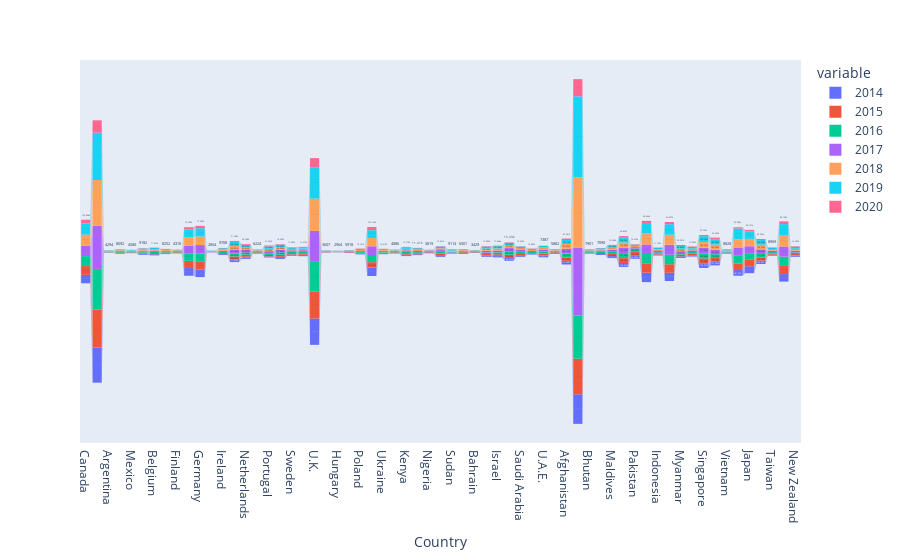

Here is the notebook cell this chart was saved with:
### Code cell
px.funnel(df, df.index,['2014','2015','2016','2017','2018','2019','2020'])

### Figure 1 — Plotly figure (JSON) as saved in the notebook; plotly's stock layout.template omitted (floating-point values rounded to 4 significant figures)
{"data": [{"hovertemplate": "variable=2014<br>Country=%{x}<br>value=%{y}<extra></extra>", "legendgroup": "2014", "marker": {"color": "#636efa"}, "name": "2014", "orientation": "v", "showlegend": true, "type": "funnel", "x": ["Canada", "U.S.A", "Argentina", "Brazil", "Mexico", "Austria", "Belgium", "Denmark", "Finland", "France", "Germany", "Greece", "Ireland", "Italy", "Netherlands", "Norway", "Portugal", "Spain", "Sweden", "Switzerland", "U.K.", "Czech Rep.", "Hungary", "Kazakhstan", "Poland", "Russian Fed", "Ukraine", "Egypt", "Kenya", "Mauritius", "Nigeria", "South Africa", "Sudan", "Tanzania", "Bahrain", "Iraq", "Israel", "Oman", "Saudi Arabia", "Turkey", "U.A.E.", "Yemen Arab Rep.", "Afghanistan", "Bangladesh", "Bhutan", "Iran", "Maldives", "Nepal", "Pakistan", "Sri Lanka", "Indonesia", "Malaysia", "Myanmar", "Philippines", "Singapore", "Thailand", "Vietnam", "China", "Japan", "Rep. of Korea", "Taiwan", "Australia", "New Zealand"], "xaxis": "x", "y": [268485, 1118983, 9731, 19563, 13978, 34360, 37441, 26775, 18765, 246101, 239106, 8300, 28978, 91589, 67747, 19690, 36156, 66463, 44948, 45773, 838860, 9878, 6867, 16736, 25205, 269832, 29281, 16715, 46158, 27945, 28314, 56246, 11896, 26284, 13136, 48321, 49321, 88512, 55487, 24294, 59332, 34207, 115569, 942562, 16001, 31222, 65052, 126416, 96434, 301601, 32215, 262026, 54631, 43240, 150731, 121362, 15132, 181020, 219516, 106870, 35857, 239762, 42864], "yaxis": "y"}, {"hovertemplate": "variable=2015<br>Country=%{x}<br>value=%{y}<extra></extra>", "legendgroup": "2015", "marker": {"color": "#EF553B"}, "name": "2015", "orientation": "v", "showlegend": true, "type": "funnel", "x": ["Canada", "U.S.A", "Argentina", "Brazil", "Mexico", "Austria", "Belgium", "Denmark", "Finland", "France", "Germany", "Greece", "Ireland", "Italy", "Netherlands", "Norway", "Portugal", "Spain", "Sweden", "Switzerland", "U.K.", "Czech Rep.", "Hungary", "Kazakhstan", "Poland", "Russian Fed", "Ukraine", "Egypt", "Kenya", "Mauritius", "Nigeria", "South Africa", "Sudan", "Tanzania", "Bahrain", "Iraq", "Israel", "Oman", "Saudi Arabia", "Turkey", "U.A.E.", "Yemen Arab Rep.", "Afghanistan", "Bangladesh", "Bhutan", "Iran", "Maldives", "Nepal", "Pakistan", "Sri Lanka", "Indonesia", "Malaysia", "Myanmar", "Philippines", "Singapore", "Thailand", "Vietnam", "China", "Japan", "Rep. of Korea", "Taiwan", "Australia", "New Zealand"], "xaxis": "x", "y": [281306, 1213624, 9351, 20610, 14049, 33670, 36684, 24073, 18129, 230854, 248314, 8087, 32973, 88091, 66181, 19757, 44616, 65694, 42626, 46151, 867601, 11441, 7036, 14506, 26499, 172419, 23098, 19168, 46139, 32533, 24292, 51922, 13704, 25488, 14013, 42660, 50134, 103740, 63835, 25670, 55818, 20901, 114406, 1133879, 19084, 30774, 68907, 154720, 124924, 299513, 34933, 272941, 55341, 47912, 152238, 115860, 15341, 206322, 207415, 102993, 36349, 263201, 45171], "yaxis": "y"}, {"hovertemplate": "variable=2016<br>Country=%{x}<br>value=%{y}<extra></extra>", "legendgroup": "2016", "marker": {"color": "#00cc96"}, "name": "2016", "orientation": "v", "showlegend": true, "type": "funnel", "x": ["Canada", "U.S.A", "Argentina", "Brazil", "Mexico", "Austria", "Belgium", "Denmark", "Finland", "France", "Germany", "Greece", "Ireland", "Italy", "Netherlands", "Norway", "Portugal", "Spain", "Sweden", "Switzerland", "U.K.", "Czech Rep.", "Hungary", "Kazakhstan", "Poland", "Russian Fed", "Ukraine", "Egypt", "Kenya", "Mauritius", "Nigeria", "South Africa", "Sudan", "Tanzania", "Bahrain", "Iraq", "Israel", "Oman", "Saudi Arabia", "Turkey", "U.A.E.", "Yemen Arab Rep.", "Afghanistan", "Bangladesh", "Bhutan", "Iran", "Maldives", "Nepal", "Pakistan", "Sri Lanka", "Indonesia", "Malaysia", "Myanmar", "Philippines", "Singapore", "Thailand", "Vietnam", "China", "Japan", "Rep. of Korea", "Taiwan", "Australia", "New Zealand"], "xaxis": "x", "y": [317239, 1296939, 12308, 21289, 15689, 33089, 37960, 24717, 18371, 238707, 265928, 9048, 36440, 95417, 71840, 20148, 54439, 76342, 43689, 48123, 941883, 12932, 7961, 12979, 25706, 227749, 26753, 20864, 44783, 34280, 17964, 52636, 17093, 23026, 17382, 48227, 59231, 105705, 61605, 29545, 67165, 19383, 123330, 1380409, 20940, 39184, 67457, 161097, 104720, 297418, 35084, 301961, 51376, 52692, 163688, 119663, 16728, 251313, 208847, 111076, 42327, 293625, 50917], "yaxis": "y"}, {"hovertemplate": "variable=2017<br>Country=%{x}<br>value=%{y}<extra></extra>", "legendgroup": "2017", "marker": {"color": "#ab63fa"}, "name": "2017", "orientation": "v", "showlegend": true, "type": "funnel", "x": ["Canada", "U.S.A", "Argentina", "Brazil", "Mexico", "Austria", "Belgium", "Denmark", "Finland", "France", "Germany", "Greece", "Ireland", "Italy", "Netherlands", "Norway", "Portugal", "Spain", "Sweden", "Switzerland", "U.K.", "Czech Rep.", "Hungary", "Kazakhstan", "Poland", "Russian Fed", "Ukraine", "Egypt", "Kenya", "Mauritius", "Nigeria", "South Africa", "Sudan", "Tanzania", "Bahrain", "Iraq", "Israel", "Oman", "Saudi Arabia", "Turkey", "U.A.E.", "Yemen Arab Rep.", "Afghanistan", "Bangladesh", "Bhutan", "Iran", "Maldives", "Nepal", "Pakistan", "Sri Lanka", "Indonesia", "Malaysia", "Myanmar", "Philippines", "Singapore", "Thailand", "Vietnam", "China", "Japan", "Rep. of Korea", "Taiwan", "Australia", "New Zealand"], "xaxis": "x", "y": [335439, 1376919, 14875, 24453, 18114, 31832, 41902, 26761, 20384, 249620, 269380, 10286, 37993, 111915, 76652, 20882, 66378, 81442, 45851, 49607, 986296, 11852, 9241, 15421, 28674, 278904, 25988, 20528, 46011, 37706, 12651, 57060, 22762, 22261, 16764, 56230, 58131, 107217, 52976, 33251, 67238, 21695, 149176, 2156557, 25267, 42641, 66150, 164018, 44266, 303590, 43973, 322126, 56952, 53963, 175852, 140087, 23771, 247235, 222527, 142383, 47043, 324243, 56597], "yaxis": "y"}, {"hovertemplate": "variable=2018<br>Country=%{x}<br>value=%{y}<extra></extra>", "legendgroup": "2018", "marker": {"color": "#FFA15A"}, "name": "2018", "orientation": "v", "showlegend": true, "type": "funnel", "x": ["Canada", "U.S.A", "Argentina", "Brazil", "Mexico", "Austria", "Belgium", "Denmark", "Finland", "France", "Germany", "Greece", "Ireland", "Italy", "Netherlands", "Norway", "Portugal", "Spain", "Sweden", "Switzerland", "U.K.", "Czech Rep.", "Hungary", "Kazakhstan", "Poland", "Russian Fed", "Ukraine", "Egypt", "Kenya", "Mauritius", "Nigeria", "South Africa", "Sudan", "Tanzania", "Bahrain", "Iraq", "Israel", "Oman", "Saudi Arabia", "Turkey", "U.A.E.", "Yemen Arab Rep.", "Afghanistan", "Bangladesh", "Bhutan", "Iran", "Maldives", "Nepal", "Pakistan", "Sri Lanka", "Indonesia", "Malaysia", "Myanmar", "Philippines", "Singapore", "Thailand", "Vietnam", "China", "Japan", "Rep. of Korea", "Taiwan", "Australia", "New Zealand"], "xaxis": "x", "y": [351040, 1456678, 16345, 26579, 19909, 33200, 44086, 28195, 21239, 261653, 274087, 10656, 39276, 126931, 81615, 22631, 74492, 84356, 46743, 49322, 1029757, 13413, 9201, 13314, 31555, 262309, 26260, 20486, 48845, 42096, 12067, 58613, 34712, 23443, 13915, 68462, 67366, 95160, 47546, 33825, 59971, 21674, 153905, 2256675, 26470, 35596, 62337, 174096, 41659, 353684, 46867, 319172, 75773, 53473, 183581, 166293, 31427, 281768, 236236, 150536, 49457, 346486, 60664], "yaxis": "y"}, {"hovertemplate": "variable=2019<br>Country=%{x}<br>value=%{y}<extra></extra>", "legendgroup": "2019", "marker": {"color": "#19d3f3"}, "name": "2019", "orientation": "v", "showlegend": true, "type": "funnel", "x": ["Canada", "U.S.A", "Argentina", "Brazil", "Mexico", "Austria", "Belgium", "Denmark", "Finland", "France", "Germany", "Greece", "Ireland", "Italy", "Netherlands", "Norway", "Portugal", "Spain", "Sweden", "Switzerland", "U.K.", "Czech Rep.", "Hungary", "Kazakhstan", "Poland", "Russian Fed", "Ukraine", "Egypt", "Kenya", "Mauritius", "Nigeria", "South Africa", "Sudan", "Tanzania", "Bahrain", "Iraq", "Israel", "Oman", "Saudi Arabia", "Turkey", "U.A.E.", "Yemen Arab Rep.", "Afghanistan", "Bangladesh", "Bhutan", "Iran", "Maldives", "Nepal", "Pakistan", "Sri Lanka", "Indonesia", "Malaysia", "Myanmar", "Philippines", "Singapore", "Thailand", "Vietnam", "China", "Japan", "Rep. of Korea", "Taiwan", "Australia", "New Zealand"], "xaxis": "x", "y": [351859, 1512032, 12844, 25422, 20766, 32332, 39263, 26492, 18945, 247238, 264973, 10317, 41183, 128572, 80313, 21898, 74743, 83322, 42318, 46826, 1000292, 13290, 9788, 15709, 33687, 251319, 29468, 21538, 48639, 46814, 14033, 57274, 34003, 23774, 15128, 61907, 73137, 74564, 48526, 35113, 55413, 26065, 124120, 2577727, 28178, 33288, 78587, 164040, 39018, 330861, 50177, 334579, 86842, 56393, 190089, 169956, 33636, 339442, 238903, 149445, 48195, 367241, 65551], "yaxis": "y"}, {"hovertemplate": "variable=2020<br>Country=%{x}<br>value=%{y}<extra></extra>", "legendgroup": "2020", "marker": {"color": "#FF6692"}, "name": "2020", "orientation": "v", "showlegend": true, "type": "funnel", "x": ["Canada", "U.S.A", "Argentina", "Brazil", "Mexico", "Austria", "Belgium", "Denmark", "Finland", "France", "Germany", "Greece", "Ireland", "Italy", "Netherlands", "Norway", "Portugal", "Spain", "Sweden", "Switzerland", "U.K.", "Czech Rep.", "Hungary", "Kazakhstan", "Poland", "Russian Fed", "Ukraine", "Egypt", "Kenya", "Mauritius", "Nigeria", "South Africa", "Sudan", "Tanzania", "Bahrain", "Iraq", "Israel", "Oman", "Saudi Arabia", "Turkey", "U.A.E.", "Yemen Arab Rep.", "Afghanistan", "Bangladesh", "Bhutan", "Iran", "Maldives", "Nepal", "Pakistan", "Sri Lanka", "Indonesia", "Malaysia", "Myanmar", "Philippines", "Singapore", "Thailand", "Vietnam", "China", "Japan", "Rep. of Korea", "Taiwan", "Australia", "New Zealand"], "xaxis": "x", "y": [122868, 394092, 4294, 8092, 4580, 9182, 11022, 8252, 4310, 74243, 72558, 2854, 9708, 31186, 26258, 6224, 31005, 16335, 11992, 12675, 291874, 3607, 2964, 5918, 12161, 102166, 10619, 4886, 12779, 11410, 3819, 12561, 9114, 6501, 3429, 17823, 17444, 15430, 10423, 10853, 7387, 5882, 47561, 549273, 7901, 7090, 14536, 40822, 14232, 68646, 11795, 69897, 35291, 16052, 33747, 52626, 8828, 39586, 48191, 32302, 8969, 86758, 16653], "yaxis": "y"}], "layout": {"legend": {"title": {"text": "variable"}, "tracegroupgap": 0}, "margin": {"t": 60}, "xaxis": {"anchor": "y", "domain": [0, 1], "title": {"text": "Country"}}, "yaxis": {"anchor": "x", "domain": [0, 1], "title": {"text": "value"}}}}
